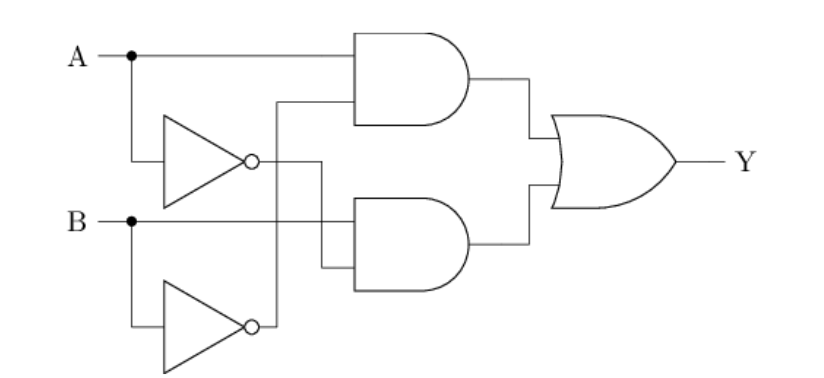
#> input picture 1.png, 824 x 378 px
$ python -i image_processing.py   (imports and definitions only)
#> lines starting #> are read from the running program, lines starting #| are printed output that depends on the picture; after the words box and inside, x2 and y2 are one past the last pixel; in counts of white or black regions, pixels touching at a corner belong together
"""Classical OpenCV pipeline that detects where circuit elements sit.

Port of ``ImageProcessor.java`` / ``elem_detector.ipynb``:

    bilateral filter -> adaptive threshold -> closing -> thinning
    -> pruning (light/heavy) -> endpoints + curved-line residue
    -> dilated "patches" -> bounding rects (area-filtered)

Everything except the per-element classification happens here; the classifier
only labels the rects this module finds.
"""

from dataclasses import dataclass, field
from typing import List, Optional

import cv2
import numpy as np

__all__ = ["Rect", "ImageProcessingResult", "process_image", "detect_lines", "delete_elements"]


@dataclass(frozen=True)
class Rect:
    x: int
    y: int
    w: int
    h: int

    @property
    def area(self) -> int:
        return self.w * self.h


@dataclass
class ImageProcessingResult:
    circuit_element_rects: List[Rect] = field(default_factory=list)
    thresholded_image: Optional[np.ndarray] = None
    thinned_image: Optional[np.ndarray] = None


# --- 3x3 hit-or-miss kernels (CV_8S semantics: 1 fg, 0 don't-care, -1 bg) ---
# Expanded to all 4 rotations, same as the Java static initializer.
# OpenCV's MORPH_HITMISS accepts these int8 kernels directly (1=foreground,
# -1=background, 0=don't care); do NOT re-encode them.

def _all_rotations(kernels: np.ndarray) -> np.ndarray:
    out = np.zeros((kernels.shape[0] * 4, 3, 3), dtype=np.int8)
    for i in range(kernels.shape[0]):
        for rot in range(4):
            out[i * 4 + rot] = np.rot90(kernels[i], rot)
    return out


_KERNELS_THINNING = _all_rotations(np.array([
    [[0, -1, -1],
     [1, 1, -1],
     [0, 1, 0]],
    [[-1, -1, -1],
     [0, 1, 0],
     [1, 1, 1]],
], dtype=np.int8))

_KERNELS_PRUNING = _all_rotations(np.array([
    [[-1, -1, -1],
     [-1, 1, -1],
     [-1, 0, 0]],
    [[-1, -1, -1],
     [-1, 1, -1],
     [0, 0, -1]],
], dtype=np.int8))

_KERNELS_STRAIGHT = _all_rotations(np.array([
    [[0, 0, 0],
     [1, 1, 1],
     [0, 0, 0]],
    [[0, 1, 0],
     [0, 1, 0],
     [0, 1, 0]],
], dtype=np.int8))
#> further down, picture is the input picture: shape (378, 824, 3); min 0, max 255, mean 250.9


def _iterative_reverse_hitmiss(src: np.ndarray, kernels, num_iterations: Optional[int] = None) -> np.ndarray:
    """Thin `src` by repeatedly removing hit-or-miss matches.

    Mirrors ImageProcessor.iterativeReverseHitmiss: runs to a fixed point
    when num_iterations is None, else exactly num_iterations times.
    """
    dst = src.copy()
    i = 0
    while num_iterations is None or i < num_iterations:
        tmp = dst.copy()
        for k in kernels:
            hitmiss = cv2.morphologyEx(tmp, cv2.MORPH_HITMISS, k)
            tmp = cv2.subtract(tmp, hitmiss)
        if num_iterations is None and np.array_equal(dst, tmp):
            break
        dst = tmp
        i += 1
    return dst


def _dilation(src: np.ndarray, num_iterations: int = 1) -> np.ndarray:
    kernel = np.ones((3, 3), dtype=np.uint8)
    res = src.copy()
    for _ in range(num_iterations):
        res = cv2.dilate(res, kernel)
    return res


def resize_image_by_width(img: np.ndarray, new_width: int) -> np.ndarray:
    new_height = int(new_width * (img.shape[0] / img.shape[1]))
    return cv2.resize(img, (new_width, new_height))


def resize_image_by_height(img: np.ndarray, new_height: int) -> np.ndarray:
    new_width = int(new_height * (img.shape[1] / img.shape[0]))
    return cv2.resize(img, (new_width, new_height))


def process_image(img_in: np.ndarray) -> ImageProcessingResult:
    """Detect element bounding rects in a grayscale-ish circuit photo.

    Args:
        img_in: BGR or grayscale image (any size); treated like
            ImageProcessor.processImage's Mat input.

    Returns:
        rects + intermediate images (thresholded for classification,
        thinned for line detection).
    """
    if img_in.ndim == 3:
        img = cv2.cvtColor(img_in, cv2.COLOR_BGR2GRAY)
    else:
        img = img_in

    img_filtered = cv2.bilateralFilter(img, 35, 10, 10)

    avg_color = int(img_filtered.mean())
#> avg_color = 250
    if avg_color > 100:
        img_filtered = cv2.bitwise_not(img_filtered)

    img_thresh = cv2.adaptiveThreshold(
        img_filtered, 255, cv2.ADAPTIVE_THRESH_GAUSSIAN_C, cv2.THRESH_BINARY, 51, -20)
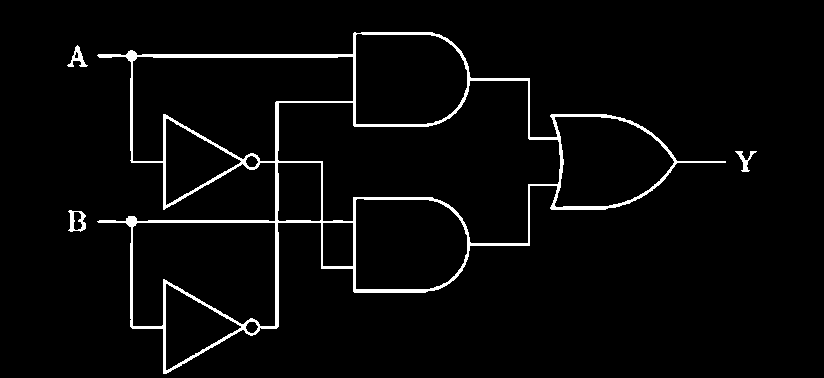
#> img_thresh: shape (378, 824); 3.5% white; 4 white regions, box (x1, y1, x2, y2) and area: (97, 32, 726, 374) 10261, (68, 210, 86, 232) 195, (67, 45, 88, 67) 164, (735, 151, 757, 172) 145

    # Closing
    img_closed = cv2.morphologyEx(img_thresh, cv2.MORPH_CLOSE, np.ones((8, 8), np.uint8))
#> img_closed: shape (378, 824); 3.6% white; 4 white regions, box (x1, y1, x2, y2) and area: (98, 33, 727, 378) 10584, (69, 211, 87, 233) 326, (68, 46, 89, 68) 220, (736, 152, 758, 173) 200

    # Thinning
    img_thinned = _iterative_reverse_hitmiss(img_closed, _KERNELS_THINNING)
#> after the loop in _iterative_reverse_hitmiss, `while num_iterations is None or i < num_iterations:`:
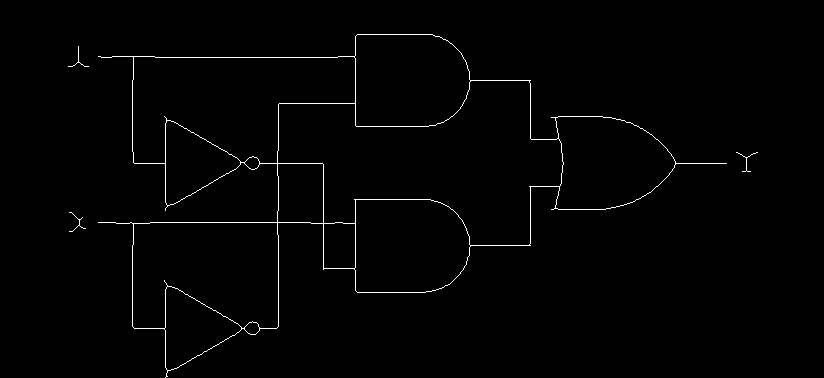
#> tmp: shape (378, 824); 1.1% white in thin lines or dots, all inside (x1, y1, x2, y2) = (68, 34, 758, 378)
#> after the loop in _iterative_reverse_hitmiss, `while num_iterations is None or i < num_iterations:`: i = 8

    # Light pruning (for output / line detection)
    img_pruned_light = _iterative_reverse_hitmiss(img_thinned, _KERNELS_PRUNING, 5)
#> after the loop in _iterative_reverse_hitmiss (call 2), `while num_iterations is None or i < num_iterations:`: tmp: shape (378, 824); 1% white in thin lines or dots, all inside (x1, y1, x2, y2) = (78, 34, 747, 371)

    # Heavy pruning (for endpoints)
    img_pruned = _iterative_reverse_hitmiss(img_thinned, _KERNELS_PRUNING, 22)
#> call 3 of _iterative_reverse_hitmiss, with kernels = array of shape (8, 3, 3), num_iterations = 22
#> after the loop in _iterative_reverse_hitmiss (call 3), `while num_iterations is None or i < num_iterations:`:
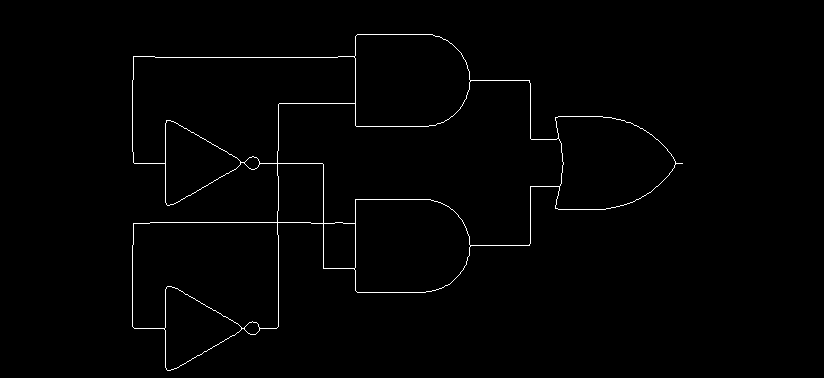
#> tmp: shape (378, 824); 1% white in thin lines or dots, all inside (x1, y1, x2, y2) = (132, 34, 683, 371)
#> after the loop in _iterative_reverse_hitmiss (call 3), `while num_iterations is None or i < num_iterations:`: i = 22

    # Get curved lines
    pre_curved_lines = _iterative_reverse_hitmiss(img_pruned, _KERNELS_STRAIGHT)
#> the loop in _iterative_reverse_hitmiss (call 4), `while num_iterations is None or i < num_iterations:` made 2 passes
#> pass 1, in _iterative_reverse_hitmiss (call 4), `dst = tmp`:
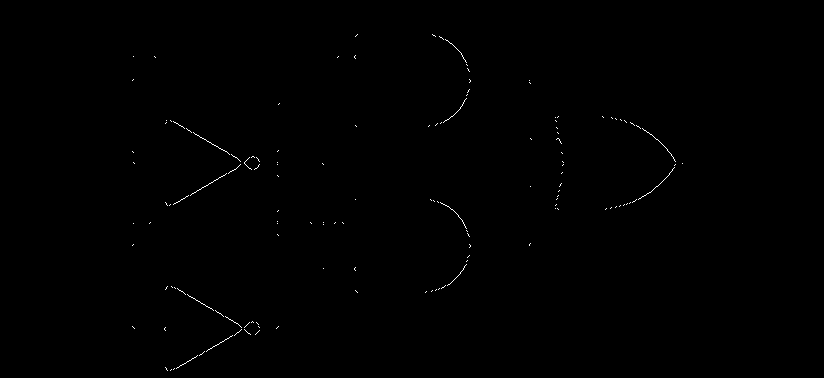
#> dst: shape (378, 824); 0.24% white in thin lines or dots, all inside (x1, y1, x2, y2) = (132, 34, 683, 371)
#> after the loop in _iterative_reverse_hitmiss (call 4), `while num_iterations is None or i < num_iterations:`: i = 1
    curved_lines = cv2.GaussianBlur(pre_curved_lines, (101, 101), 0).astype(np.float32) * 2
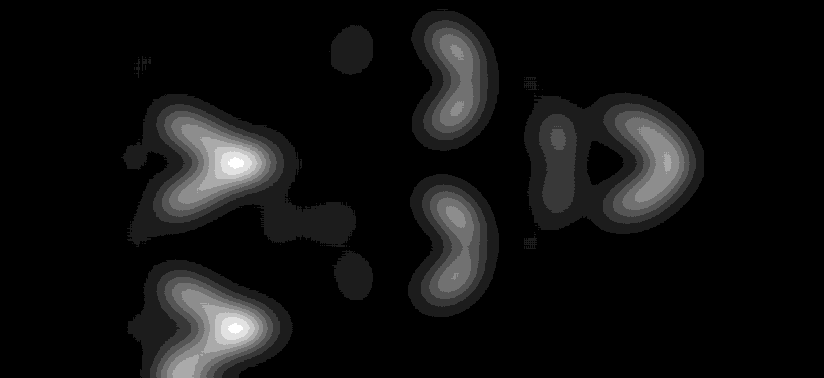
#> curved_lines: shape (378, 824) float32; min 0, max 18, mean 1.16; drawn with min black and max white
    curved_lines = cv2.threshold(curved_lines, 6, 255, cv2.THRESH_BINARY)[1]
#> curved_lines: shape (378, 824) float32; 5.8% white; 5 white regions, box (x1, y1, x2, y2) and area: (161, 283, 268, 378) 5562, (169, 117, 271, 211) 5346, (622, 117, 685, 210) 3252, (437, 197, 474, 293) 1971, (439, 34, 474, 126) 1963
    curved_lines = _dilation(curved_lines.astype(np.uint8), 12)
#> after the loop in _dilation, `for _ in range(num_iterations):`:
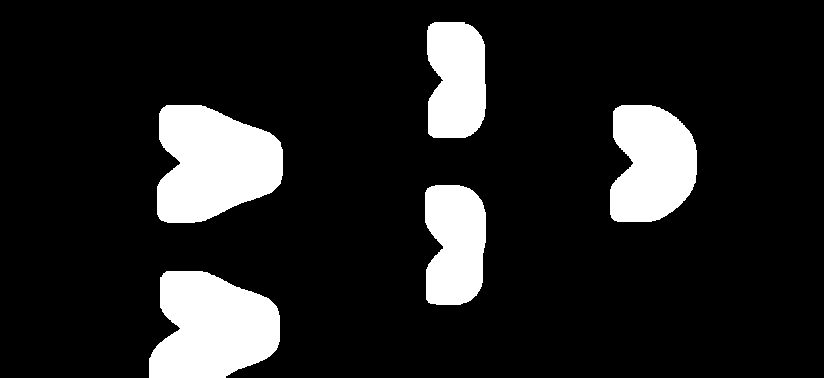
#> res: shape (378, 824); 13.6% white; 5 white regions, box (x1, y1, x2, y2) and area: (157, 105, 283, 223) 11238, (149, 271, 280, 378) 10718, (610, 105, 697, 222) 8139, (425, 185, 486, 305) 6299, (427, 22, 486, 138) 6047

    # Get endpoints
    endpoints = cv2.subtract(img_thinned, img_pruned)
#> endpoints: shape (378, 824); 0.09% white in thin lines or dots, all inside (x1, y1, x2, y2) = (68, 46, 758, 378)
    endpoints = cv2.GaussianBlur(endpoints, (101, 101), 0).astype(np.float32) * 2
    endpoints = cv2.threshold(endpoints, 4, 255, cv2.THRESH_BINARY)[1].astype(np.uint8)
#> endpoints: shape (378, 824); 3% white; 12 white regions (9 under 20 px), largest, box (x1, y1, x2, y2) and area: (677, 137, 770, 187) 3585, (57, 36, 138, 83) 2917, (56, 201, 138, 246) 2907
    curved_lines = _dilation(curved_lines, 2)

    # Get patches
    elem_patches = _dilation(cv2.add(endpoints, curved_lines), 2)
#> in _dilation (call 3), `res = src.copy()`: res: shape (378, 824); 17.9% white; 16 white regions (9 under 20 px), largest, box (x1, y1, x2, y2) and area: (155, 103, 285, 225) 12312, (608, 103, 770, 224) 12051, (147, 269, 282, 378) 11600
#> the loop in _dilation (call 3), `for _ in range(num_iterations):` made 2 passes
#> pass 2, in _dilation (call 3), `res = cv2.dilate(res, kernel)`:
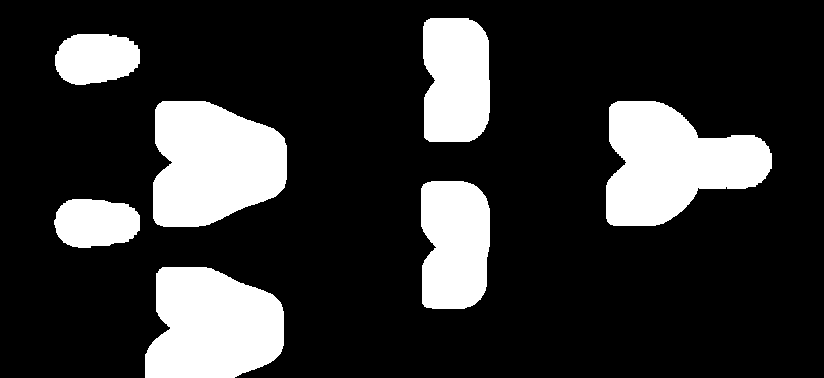
#> res: shape (378, 824); 19.9% white; 7 white regions

    contours, _ = cv2.findContours(elem_patches, cv2.RETR_EXTERNAL, cv2.CHAIN_APPROX_SIMPLE)
#> contours = 7 contours; box (x1, y1, x2, y2) and area: (153, 101, 287, 227) 13193, (606, 101, 772, 226) 13186, (145, 267, 284, 378) 12270, (421, 181, 490, 309) 7762, (423, 18, 490, 142) 7445, (55, 34, 140, 85) 3406, (54, 199, 140, 248) 3335

    min_area = int(0.005 * img.shape[1] * img.shape[0])
#> min_area = 1557
    rects = [
        Rect(x, y, w, h)
        for (x, y, w, h) in (cv2.boundingRect(c) for c in contours)
        if w * h >= min_area
    ]
#> rects = 7 items

    return ImageProcessingResult(rects, img_thresh, img_pruned_light)


def detect_lines(image: np.ndarray) -> np.ndarray:
    """LSD line segments; returns an (N, 4) float array (x1, y1, x2, y2).

    (OpenCV 5.x's Python binding returns (N, 4); 4.x returns (N, 1, 4).)
    """
    lsd = cv2.createLineSegmentDetector(cv2.LSD_REFINE_NONE, 1, 0.6, 2.0, 70)
    lines = lsd.detect(image)[0]
    if lines is None:
        return np.zeros((0, 4), dtype=np.float32)
    return lines.reshape(-1, 4)


def delete_elements(img: np.ndarray, rects) -> None:
    """Black out element rects in-place so line detection only sees wires."""
    for r in rects:
        img[r.y:r.y + r.h, r.x:r.x + r.w] = 0

>>> import cv2
>>> picture = cv2.imread('../1.png')
>>> result = process_image(picture)
